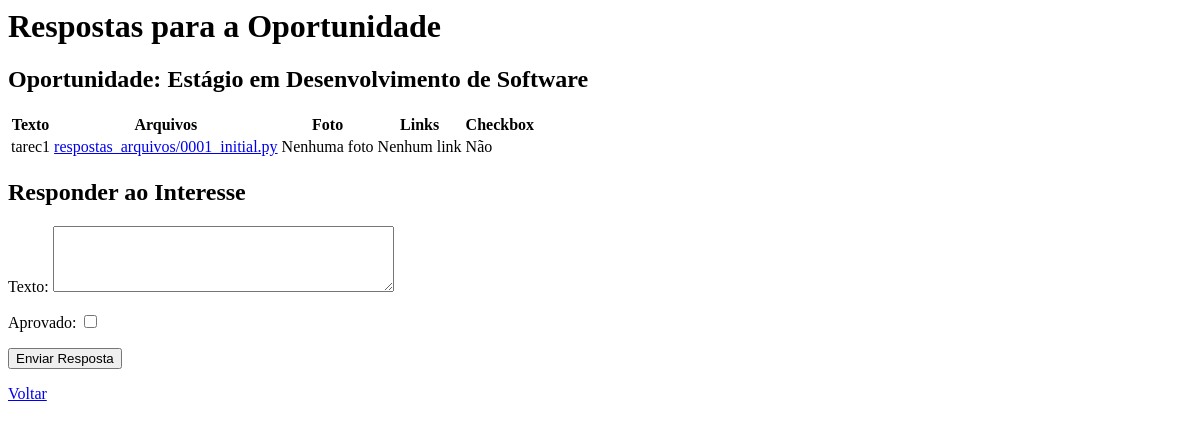
Page /empresa/interesses/2/respostas/ (signed in) on the earlier database version.
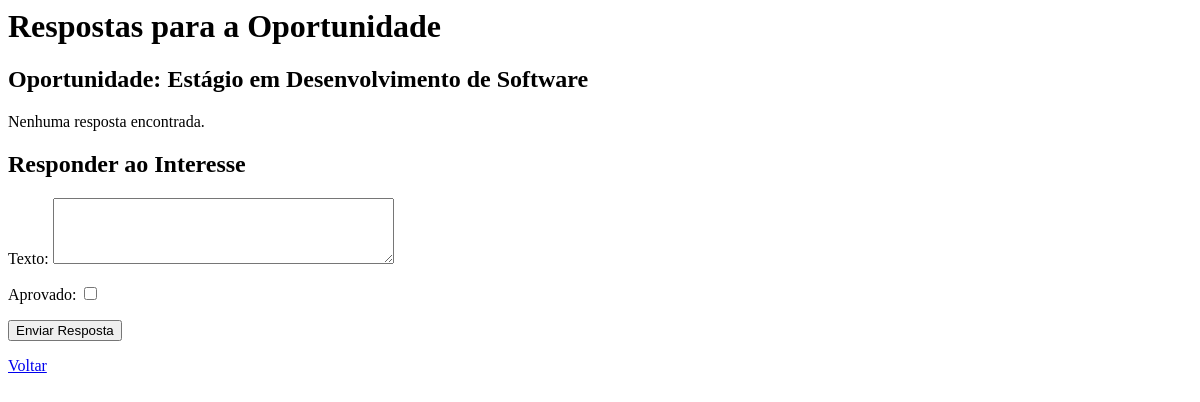
Same page on the later database version.
### core/models.py (models this page shows, shortened)
class RespostaRequisito(models.Model):
    requisito = models.ForeignKey('core.Requisito', on_delete=models.CASCADE)
    texto = models.TextField(null=True, blank=True)
    arquivos = models.ManyToManyField(Arquivo, blank=True, related_name='respostas_requisitos')
    foto = models.ImageField(null=True, blank=True)
    links = models.URLField(null=True, blank=True)
    checkbox = models.BooleanField(default=False, null=True, blank=True)
    respondido_por = models.ForeignKey('usuarios.Usuario', on_delete=models.CASCADE)
    respondido_empresa = models.BooleanField(default=False)
    class Meta:
        verbose_name = 'Resposta de Requisito'
        verbose_name_plural = 'Respostas de Requisitos'

class Arquivo(models.Model):
    file = models.FileField(upload_to='respostas_arquivos/')
    class Meta:
        verbose_name = 'Arquivo'
        verbose_name_plural = 'Arquivos'

### empresa/views.py (the view, shortened to what this page needs)
# urls.py: path('interesses/<int:pk>/respostas/', DetalheRespostasView.as_view(), name='detalhe_respostas'),
class DetalheRespostasView(LoginRequiredMixin, DetailView):
    model = Interesse
    template_name = 'empresa/detalhe_respostas.html'
    context_object_name = 'interesse'
    def get_context_data(self, **kwargs):
        context = super().get_context_data(**kwargs)
        interesse = self.get_object()
        context['resposta'] = RespostaRequisito.objects.filter(interesse=interesse, respondido_empresa=False).first()
        context['form'] = RespostaInteresseForm()
        return context

### empresa/forms.py
class RespostaInteresseForm(forms.ModelForm):
    resposta_requisito_pk = forms.IntegerField(widget=forms.HiddenInput(), required=False)
    class Meta:
        model = RespostaInteresse
        fields = ['texto', 'aprovado']
        widgets = {
            'texto': forms.Textarea(attrs={'rows': 4, 'cols': 40}),
        }

### oportunidades/models.py (called while the page is built)
    def __str__(self):
        return self.titulo

### empresa/templates/empresa/detalhe_respostas.html (shortened to what this page needs)
<h1>Respostas para a Oportunidade</h1>
<h2>Oportunidade: {{ interesse.vaga }}</h2>
{% if resposta %}
  <table>
    <thead>
      <tr>
        <th>Texto</th>
        <th>Arquivos</th>
        <th>Foto</th>
        <th>Links</th>
        <th>Checkbox</th>
      </tr>
    </thead>
    <tbody>
      <tr>
        <td>{{ resposta.texto }}</td>
        <td>
          {% for arquivo in resposta.arquivos.all %}
            <a href="{{ arquivo.file.url }}">{{ arquivo.file.name }}</a><br>
          {% empty %}
            Nenhum arquivo
          {% endfor %}
        </td>
        <td>
          {% if resposta.foto %}
            <img src="{{ resposta.foto.url }}" alt="Foto" style="max-width: 150px;">
          {% else %}
            Nenhuma foto
          {% endif %}
        </td>
        <td>
          {% if resposta.links %}
            <a href="{{ resposta.links }}">{{ resposta.links }}</a>
          {% else %}
            Nenhum link
          {% endif %}
        </td>
        <td>{{ resposta.checkbox|yesno:"Sim,Não" }}</td>
      </tr>
    </tbody>
  </table>
{% else %}
  <p>Nenhuma resposta encontrada.</p>
{% endif %}
<h2>Responder ao Interesse</h2>
<form method="post" enctype="multipart/form-data">
  {{ form.as_p }}
  <button type="submit">Enviar Resposta</button>
</form>
<a href="{% url 'lista_interesses' %}">Voltar</a>

Differences in the rows shown:
no longer on this page (row edited): RespostaRequisito: texto "tarec1", checkbox "Não"
no longer on this page (row unchanged): Arquivo: file.name "respostas_arquivos/0001_initial.py"
Other differences:
text no longer shown: "Texto Arquivos Foto Links Checkbox Nenhuma foto Nenhum link"
text now shown: "Nenhuma resposta encontrada."
